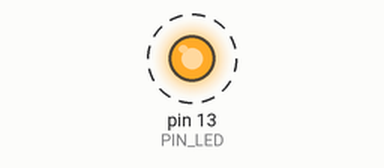
A sketch run on a simulated Arduino Uno, built with avr-gcc and run on an emulated ATmega328P. Parts: output pins drawn as LEDs (lit = HIGH). Dashed ring = blinking. What the sketch prints to the serial monitor is not drawn.

Above: at 0.5 s.
Timing chart, 0 to 4.6 s (numbered marks = the images above):
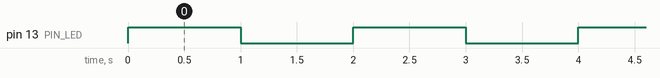

The sketch:

04_example_3.ino
```cpp
#define PIN_LED 13
unsigned int count, toggle;
void setup() {
  pinMode(13, OUTPUT);
  Serial.begin(115200);
  while (!Serial) {
    ;
  }
  Serial.println("Hello World!");
  count = toggle = 0;
}

void loop() {
  Serial.println(++count);
  toggle = !toggle;
  digitalWrite(13, toggle);
  delay(1000);
  char ch = ' ';
  if (Serial.available()) {
    ch = Serial.read();
  }
  if (ch == 'q') exit(0);
}
```

Measured:
- by itself, pin 13 (PIN_LED): alternates HIGH for 1.0 s and LOW for 1.0 s
